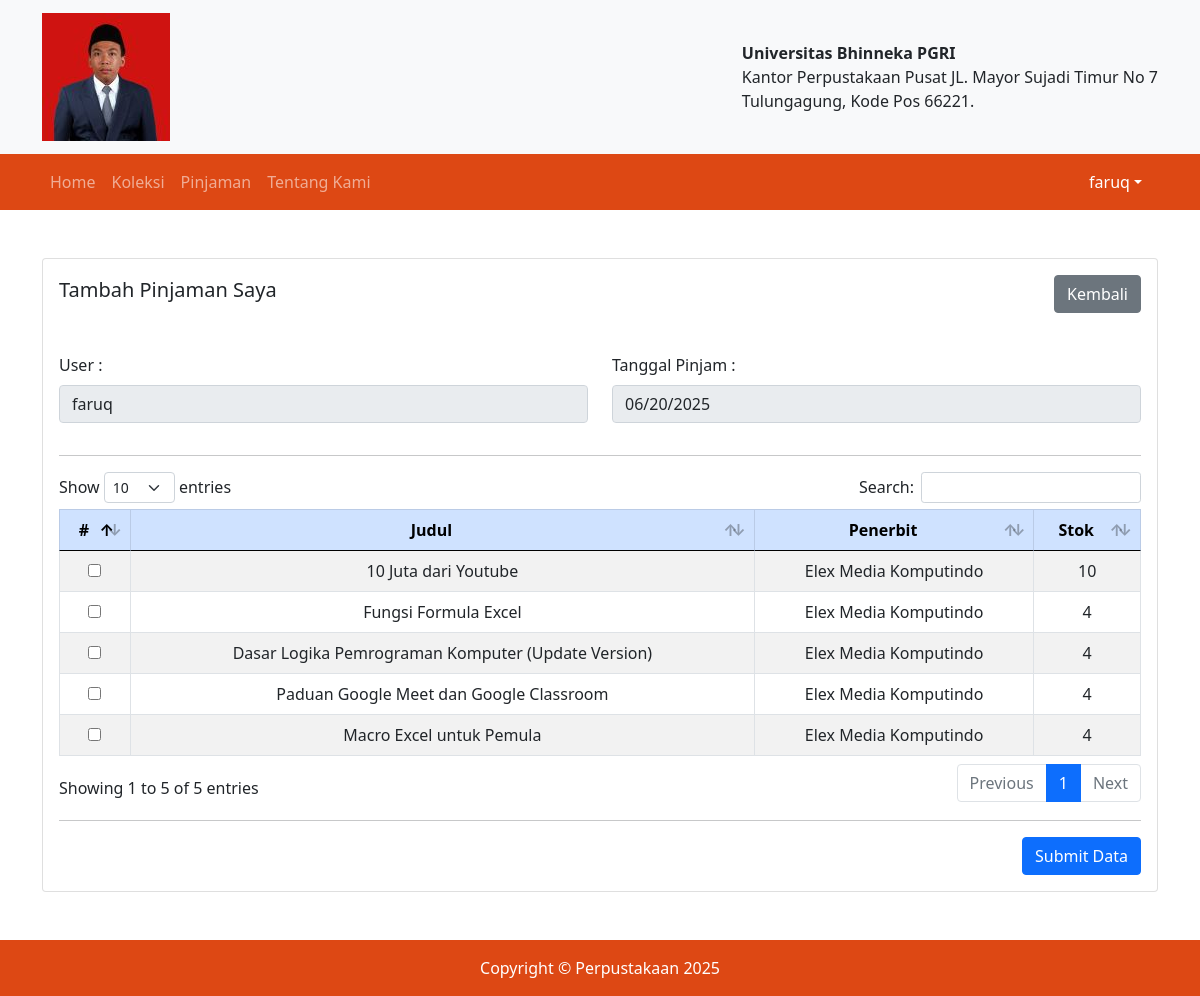
The app's page /tambah_peminjaman.php (signed in) with its own data.
### tables this page shows
CREATE TABLE IF NOT EXISTS `koleksi` (
  `id` char(36) NOT NULL,
  `penerbit_id` char(36) NOT NULL,
  `cover` varchar(255) DEFAULT NULL,
  `judul` text NOT NULL,
  `isbn` varchar(255) DEFAULT NULL,
  `jenis_id` char(36) NOT NULL,
  `pengarang` text NOT NULL,
  `stok` int NOT NULL DEFAULT '0',
  `nomor_rak` varchar(255) NOT NULL,
  `total_halaman` int NOT NULL,
  `tahun_terbit` year NOT NULL,
  `keterangan` text,
  `tanggal_entri` timestamp NOT NULL DEFAULT CURRENT_TIMESTAMP,
  PRIMARY KEY (`id`)
);

CREATE TABLE IF NOT EXISTS `penerbit` (
  `id` char(36) NOT NULL,
  `nama` varchar(255) NOT NULL,
  `telepon` varchar(255) NOT NULL,
  `email` varchar(255) NOT NULL,
  `alamat` text,
  `website` varchar(255) DEFAULT NULL,
  `tanggal_entri` timestamp NOT NULL DEFAULT CURRENT_TIMESTAMP,
  PRIMARY KEY (`id`)
);

### connection.php (called while the page is built, shortened)
<?php
$base_url    = 'http://localhost/perpustakaan-main';

### tambah_peminjaman.php (the view, shortened to what this page needs)
<?php
    require 'header.php';
    $session_id = isset($_SESSION['koleksi_id']) ? array_unique($_SESSION['koleksi_id']) : null;
    $koleksi    = mysqli_query($conn, "SELECT koleksi.id, koleksi.judul, penerbit.nama, (SELECT COUNT(*) FROM koleksi_stok WHERE koleksi_stok.koleksi_id = koleksi.id) as total_stok FROM koleksi JOIN penerbit ON penerbit.id = koleksi.penerbit_id GROUP BY koleksi.id ORDER BY koleksi.tanggal_entri ASC");
?>
<div class="container">
  <div class="mt-5 mb-5">
    <div class="card">
      <div class="card-body">
        <div class="card-title">
          <div class="mb-5">
            <span style="font-size:20px;">Tambah Pinjaman Saya</span>
            <span class="float-end">
              <a href="pinjaman.php" class="btn btn-secondary">Kembali</a>
            </span>
          </div>
        </div>
        <form action="" class="row" method="POST">
          <div class="col-6 mb-3">
            <label class="mb-2">User :</label>
            <input type="text" class="form-control" value="<?php echo $_SESSION['fo_nama'];?>" disabled>
          </div>
          <div class="col-6 mb-3">
            <label class="mb-2">Tanggal Pinjam :</label>
            <input type="date" class="form-control" value="<?php echo date('Y-m-d');?>" disabled>
          </div>
          <div class="col-12"><hr></div>
          <div class="col-12">
            <table id="datatable" class="table table-bordered table-striped">
              <thead class="table-primary">
                <tr class="text-center">
                  <th>#</th>
                  <th>Judul</th>
                  <th>Penerbit</th>
                  <th>Stok</th>
                </tr>
              </thead>
              <tbody>
                <?php while ($row = mysqli_fetch_assoc($koleksi)) {?>
<?php
    $koleksi_id   = $row['id'];
        $koleksi_stok = mysqli_query($conn, "SELECT koleksi_stok.kode, COUNT(peminjaman_detail.id) sa
FROM koleksi_stok
LEFT JOIN peminjaman_detail ON koleksi_stok.kode = peminjaman_detail.koleksi_stok_kode
WHERE (koleksi_stok.koleksi_id = '$koleksi_id' OR peminjaman_detail.status IN ('tolak', 'lengkap'))
AND ((SELECT COUNT(*) FROM peminjaman_detail q WHERE q.koleksi_stok_kode = koleksi_stok.kode) < 1)
GROUP BY koleksi_stok.kode
LIMIT 1");
        if ($session_id) {
            if (in_array($row['id'], $session_id)) {
                $checked = 'checked';
            } else {
                $checked = '';
            }
        } else {
            $checked = '';
        }
    ?>
<?php if (mysqli_num_rows($koleksi_stok) > 0) {?>
<?php $data_stok = mysqli_fetch_assoc($koleksi_stok); ?>
                    <tr class="text-center">
                      <td class="align-middle">
                        <input type="checkbox" name="koleksi_stok_kode[]" value="<?php echo $data_stok['kode'];?>" <?php echo $checked;?>>
                      </td>
                      <td class="align-middle"><?php echo $row['judul'];?></td>
                      <td class="align-middle"><?php echo $row['nama'];?></td>
                      <td class="align-middle"><?php echo $row['total_stok'];?></td>
                    </tr>
                  <?php }?>
<?php }?>
              </tbody>
            </table>
          </div>
          <div class="col-12"><hr></div>
          <div class="col-12 text-end">
            <button type="submit" name="submit" class="btn btn-primary">Submit Data</button>
          </div>
        </form>
      </div>
    </div>
  </div>
</div>
<?php require 'footer.php'; ?>

### header.php (shortened to what this page needs)
<?php require 'connection.php'; ?>
<!DOCTYPE html>
<html lang="id">
  <head>
    <link href="assets/template/front_office/bootstrap/bootstrap.min.css" rel="stylesheet">
    <link href="assets/plugins/datatable_b5/dataTables.bootstrap5.min.css" rel="stylesheet">
  </head>
  <body>
    <nav class="navbar navbar-light bg-light">
      <div class="container">
        <a class="navbar-brand" href="<?= $base_url; ?>">
          <img src="archive/faruq-image.jpg" alt="Logo">
        </a>
        <span class="mb-3 mt-3">
          <b>Universitas Bhinneka PGRI</b><br>
          Kantor Perpustakaan Pusat JL. Mayor Sujadi Timur No 7 <br>
          Tulungagung, Kode Pos 66221.
        </span>
      </div>
    </nav>
    <nav class="navbar navbar-expand-lg navbar-dark" style="background:#DD4814;">
      <div class="container">
        <div class="collapse navbar-collapse" id="navbarSupportedContent">
          <ul class="navbar-nav me-auto mb-2 mb-lg-0">
            <li class="nav-item">
              <a class="nav-link" href="<?= $base_url; ?>">Home</a>
            </li>
            <li class="nav-item">
              <a class="nav-link" href="koleksi.php">Koleksi</a>
            </li>
            <?php if(isset($_SESSION['fo_id'])) { ?>
              <li class="nav-item">
                <a class="nav-link" href="pinjaman.php">Pinjaman</a>
              </li>
            <?php } ?>
            <li class="nav-item">
              <a class="nav-link" href="tentang_kami.php">Tentang Kami</a>
            </li>
          </ul>
          <form class="d-flex">
            <?php if(isset($_SESSION['fo_id'])) { ?>
              <div class="dropdown">
                <a class="nav-link dropdown-toggle text-white" href="#" id="navbarDropdown" role="button" data-bs-toggle="dropdown" aria-expanded="false"><?= $_SESSION['fo_nama']; ?></a>
              </div>
            <?php } else { ?>
              <a href="masuk.php" class="text-white font-weight-bold" style="text-decoration:none;">Masuk / Daftar</a>
            <?php } ?>
          </form>
        </div>
      </div>
    </nav>

### footer.php (shortened to what this page needs)
    <footer class="footer mt-auto py-3" style="background:#DD4814;">
      <div class="container">
        <span class="text-white">
          <center>
            Copyright &copy; Perpustakaan <?= date('Y'); ?>
          </center>
        </span>
      </div>
    </footer>
  </body>
</html>

### records on screen
koleksi: judul "10 Juta dari Youtube", penerbit.nama "Elex Media Komputindo", total_stok "10"
koleksi: judul "Fungsi Formula Excel", penerbit.nama "Elex Media Komputindo", total_stok "4"
koleksi: judul "Dasar Logika Pemrograman Komputer (Update Version)", penerbit.nama "Elex Media Komputindo", total_stok "4"
koleksi: judul "Paduan Google Meet dan Google Classroom", penerbit.nama "Elex Media Komputindo", total_stok "4"
koleksi: judul "Macro Excel untuk Pemula", penerbit.nama "Elex Media Komputindo", total_stok "4"

### other values on screen
$_SESSION['fo_nama'] "faruq"
